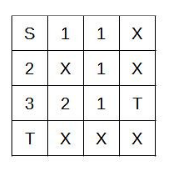
#> input picture immagine.png, 170 x 170 px
$ python prova.py
#> lines starting #> are read from the running program, lines starting #| are printed output that depends on the picture; after the words box and inside, x2 and y2 are one past the last pixel; in counts of white or black regions, pixels touching at a corner belong together
import cv2
import numpy as np
import imutils


path = "immagine.png"
def readImage(img_file_path):
#> called with img_file_path = 'immagine.png'
    binary_img = None
    img = cv2.imread(img_file_path,0)
#> img: shape (170, 170); min 0, max 255, mean 238.9
    ret,img = cv2.threshold(img, 0, 255,cv2.THRESH_BINARY_INV | cv2.THRESH_OTSU)
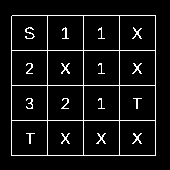
#> img: shape (170, 170); 6.8% white in thin lines or dots, all inside (x1, y1, x2, y2) = (11, 15, 156, 156)
#> ret = 155
    binary_img = img
    cnts = cv2.findContours(img, cv2.RETR_EXTERNAL,cv2.CHAIN_APPROX_SIMPLE)
#> cnts = 1 contour; box (x1, y1, x2, y2) and area: (11, 15, 156, 156) 20160
    cnts = imutils.grab_contours(cnts)
#> cnts = 1 item
    #cnts = sorted(cnts, key=cv2.contourArea, reverse=True)
        # for each contour search polygon rectangle
    for cnt in cnts:
        peri = cv2.arcLength(cnt, True)
        approx = cv2.approxPolyDP(cnt, 0.04 * peri, True)  # 0.05
        # print len(approx)


        (x), (y), (w), (h) = cv2.boundingRect(approx)
        #cv2.rectangle(hsv, (x, y),  int( x + int(w / 4)), int(y + int(h / 4)), (255, 255, 255), 13)
        cv2.imshow('frame', img)
#> this loop made 1 pass
#> (peri, approx, x, y, w, h) on pass 1: (567.4, [[11, 16], [11, 155], [155, 155], [155, 15]], 11, 15, 145, 141)
    return binary_img

def showImage(img):
    cv2.imshow('image',img)
    cv2.waitKey(0)
    cv2.destroyAllWindows()


showImage(readImage(path))
